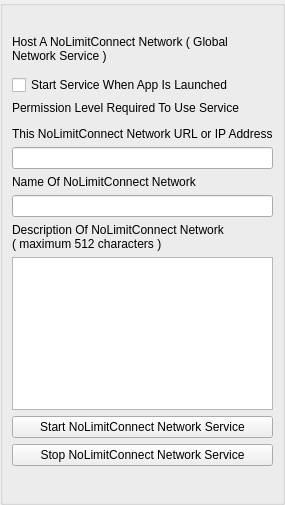
<?xml version="1.0" encoding="UTF-8"?>
<ui version="4.0">
 <class>NoLimitConnectNetworkDlgClass</class>
 <widget class="QWidget" name="NoLimitConnectNetworkDlgClass">
  <property name="geometry">
   <rect>
    <x>0</x>
    <y>0</y>
    <width>269</width>
    <height>505</height>
   </rect>
  </property>
  <property name="windowTitle">
   <string>NoLimitConnect Network Host</string>
  </property>
  <property name="styleSheet">
   <string notr="true"/>
  </property>
  <layout class="QVBoxLayout" name="verticalLayout">
   <property name="spacing">
    <number>0</number>
   </property>
   <property name="leftMargin">
    <number>0</number>
   </property>
   <property name="topMargin">
    <number>0</number>
   </property>
   <property name="rightMargin">
    <number>0</number>
   </property>
   <property name="bottomMargin">
    <number>0</number>
   </property>
   <item>
    <widget class="QGroupBox" name="ItemsGroupBox">
     <property name="minimumSize">
      <size>
       <width>0</width>
       <height>0</height>
      </size>
     </property>
     <property name="title">
      <string/>
     </property>
     <layout class="QVBoxLayout" name="verticalLayout_2">
      <item>
       <widget class="QLabel" name="m_StatusLabel">
        <property name="text">
         <string notr="true"/>
        </property>
       </widget>
      </item>
      <item>
       <widget class="QLabel" name="SearchLabel">
        <property name="text">
         <string>Host A NoLimitConnect Network ( Global Network Service )</string>
        </property>
        <property name="wordWrap">
         <bool>true</bool>
        </property>
       </widget>
      </item>
      <item>
       <widget class="InformationWidget" name="m_InfoWidget" native="true"/>
      </item>
      <item>
       <widget class="QCheckBox" name="m_StartupCheckBox">
        <property name="text">
         <string>Start Service When App Is Launched</string>
        </property>
       </widget>
      </item>
      <item>
       <widget class="QLabel" name="m_NetHostLabel">
        <property name="text">
         <string>Permission Level Required To Use Service</string>
        </property>
       </widget>
      </item>
      <item>
       <widget class="PermissionWidget" name="m_PermissionWidget" native="true"/>
      </item>
      <item>
       <widget class="QLabel" name="m_GroupHostLabel">
        <property name="text">
         <string>This NoLimitConnect Network URL or IP Address</string>
        </property>
       </widget>
      </item>
      <item>
       <widget class="QLineEdit" name="m_UrlEdit"/>
      </item>
      <item>
       <widget class="QLabel" name="label">
        <property name="text">
         <string>Name Of NoLimitConnect Network</string>
        </property>
       </widget>
      </item>
      <item>
       <widget class="QLineEdit" name="m_NameEdit"/>
      </item>
      <item>
       <widget class="QLabel" name="label_2">
        <property name="text">
         <string>Description Of NoLimitConnect Network 
( maximum 512 characters )</string>
        </property>
       </widget>
      </item>
      <item>
       <widget class="QPlainTextEdit" name="n_DescriptionEdit">
        <property name="sizePolicy">
         <sizepolicy hsizetype="Expanding" vsizetype="Preferred">
          <horstretch>0</horstretch>
          <verstretch>0</verstretch>
         </sizepolicy>
        </property>
       </widget>
      </item>
      <item>
       <widget class="QPushButton" name="m_StartButton">
        <property name="text">
         <string>Start NoLimitConnect Network Service</string>
        </property>
       </widget>
      </item>
      <item>
       <widget class="QPushButton" name="m_StopButton">
        <property name="sizePolicy">
         <sizepolicy hsizetype="Minimum" vsizetype="Preferred">
          <horstretch>0</horstretch>
          <verstretch>0</verstretch>
         </sizepolicy>
        </property>
        <property name="minimumSize">
         <size>
          <width>0</width>
          <height>0</height>
         </size>
        </property>
        <property name="text">
         <string>Stop NoLimitConnect Network Service</string>
        </property>
       </widget>
      </item>
      <item>
       <widget class="QLabel" name="m_GroupUserStatusLabel">
        <property name="font">
         <font>
          <pointsize>10</pointsize>
         </font>
        </property>
        <property name="text">
         <string/>
        </property>
       </widget>
      </item>
      <item>
       <widget class="FriendListWidget" name="m_FriendListWidget" native="true">
        <property name="sizePolicy">
         <sizepolicy hsizetype="Expanding" vsizetype="Expanding">
          <horstretch>0</horstretch>
          <verstretch>0</verstretch>
         </sizepolicy>
        </property>
       </widget>
      </item>
     </layout>
    </widget>
   </item>
  </layout>
 </widget>
 <customwidgets>
  <customwidget>
   <class>FriendListWidget</class>
   <extends>QWidget</extends>
   <header>FriendListWidget.h</header>
   <container>1</container>
  </customwidget>
  <customwidget>
   <class>PermissionWidget</class>
   <extends>QWidget</extends>
   <header>PermissionWidget.h</header>
   <container>1</container>
  </customwidget>
  <customwidget>
   <class>InformationWidget</class>
   <extends>QWidget</extends>
   <header>InformationWidget.h</header>
   <container>1</container>
  </customwidget>
 </customwidgets>
 <resources>
  <include location="../gotvcommon.qrc"/>
 </resources>
 <connections/>
</ui>
